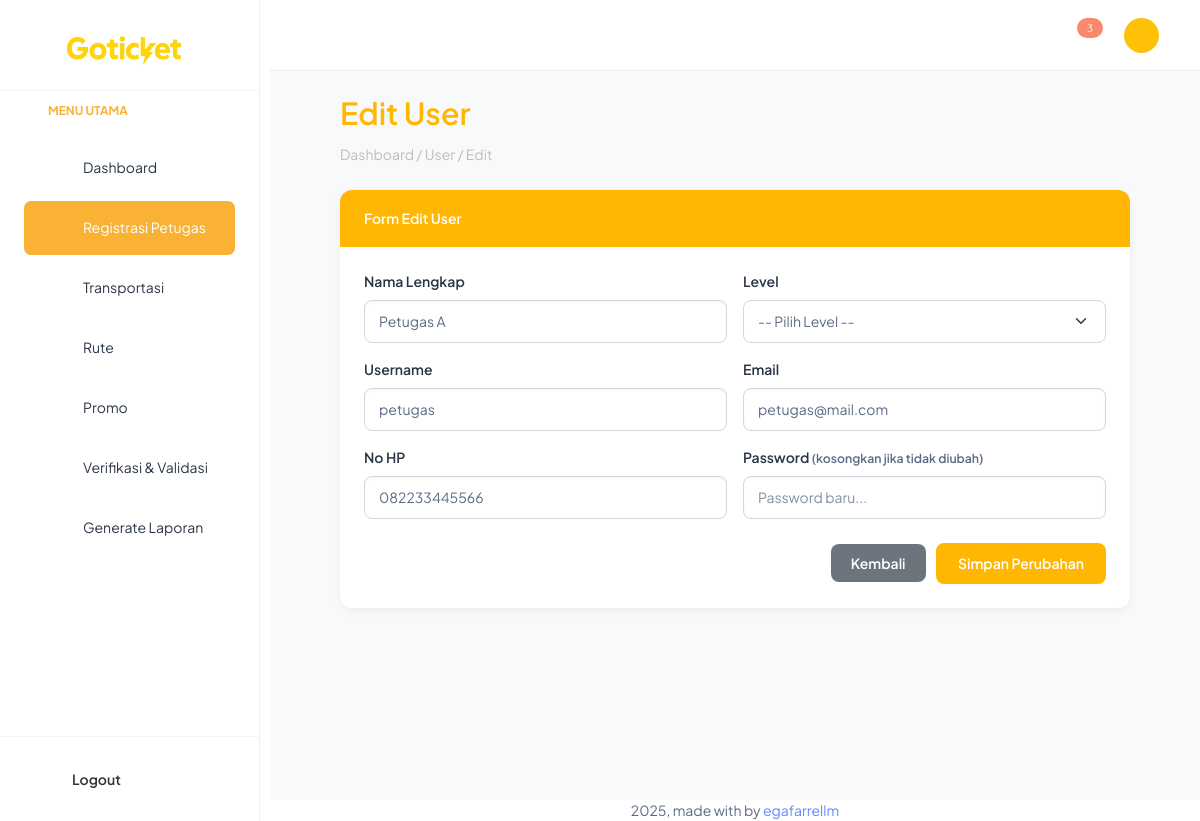
Page /backend/pages/registrasi_petugas/edit.php?id=2 (signed in) on the committed database.
### tables this page shows
CREATE TABLE `user` (
  `id_user` int NOT NULL,
  `nama_lengkap` varchar(100) NOT NULL,
  `username` varchar(50) NOT NULL,
  `password` varchar(255) NOT NULL,
  `email` varchar(100) DEFAULT NULL,
  `no_hp` varchar(20) DEFAULT NULL,
  `role` enum('Administrator','Petugas','Penumpang') NOT NULL,
  `tanggal_registrasi` datetime DEFAULT CURRENT_TIMESTAMP
);

### backend/pages/registrasi_petugas/edit.php (the view, shortened to what this page needs)
<?php
include '../../partials/header.php';
include '../../partials/sidebar.php';
include '../../partials/navbar.php';
global $connect;
$id = $_GET['id'] ?? null;
$q = mysqli_query($connect, "SELECT * FROM user WHERE id_user='$id'");
$data = mysqli_fetch_assoc($q);
?>
<div class="content-wrapper">
    <div class="page-title">Edit User</div>
    <div class="breadcrumb">Dashboard / User / Edit</div>
    <div class="card card-custom">
        <div class="card-header-custom">Form Edit User</div>
        <div class="card-body p-4">
            <form action="../../actions/registrasi_petugas/update.php" method="POST" class="row g-3">
                <div class="col-md-6">
                    <label class="form-label">Nama Lengkap</label>
                    <input type="text" name="nama_lengkap" class="form-control"
                        value="<?= htmlspecialchars($data['nama_lengkap']); ?>" required>
                </div>
                <div class="col-md-6">
                    <label class="form-label">Level</label>
                    <select name="role" class="form-select" required>
                        <option value="">-- Pilih Level --</option>
                    </select>
                </div>
                <div class="col-md-6">
                    <label class="form-label">Username</label>
                    <input type="text" name="username" class="form-control"
                        value="<?= htmlspecialchars($data['username']); ?>" required>
                </div>
                <div class="col-md-6">
                    <label class="form-label">Email</label>
                    <input type="email" name="email" class="form-control"
                        value="<?= htmlspecialchars($data['email']); ?>">
                </div>
                <div class="col-md-6">
                    <label class="form-label">No HP</label>
                    <input type="text" name="no_hp" class="form-control"
                        value="<?= htmlspecialchars($data['no_hp']); ?>" required>
                </div>
                <div class="col-md-6">
                    <label class="form-label">Password <small class="text-muted">(kosongkan jika tidak diubah)</small></label>
                    <input type="password" name="password" class="form-control" placeholder="Password baru...">
                </div>
                <div class="col-12 text-end mt-4">
                    <a href="index.php" class="btn-back me-2">Kembali</a>
                    <button class="btn-primary-custom">Simpan Perubahan</button>
                </div>
            </form>
        </div>
    </div>
</div>
<?php
include '../../partials/footer.php';
include '../../partials/script.php';
?>

### backend/pages/registrasi_petugas/edit.php (style rules this page uses)
.content-wrapper { background-color: #f8f9fa; padding: 90px 70px 50px 70px; min-height: 100vh; }
.page-title { font-size: 1.9rem; font-weight: 600; color: #ffb703; margin-bottom: 8px; }
.breadcrumb { color: #bdbdbd; margin-bottom: 25px; }
.card-custom { border-radius: 12px; box-shadow: 0 3px 8px rgba(0, 0, 0, 0.05); overflow: hidden; }
.card-header-custom { background-color: #ffb703; color: white; padding: 18px 24px; font-weight: 600; }
.form-label { font-weight: 600; }
.form-control, .form-select { border-radius: 8px; padding: 10px 14px; border: 1px solid #d0d7de; }
.btn-primary-custom { background-color: #ffb703; color: white; border: none; padding: 10px 22px; border-radius: 8px; font-weight: 600; }
.btn-back { background-color: #6c757d; color: white; border: none; padding: 10px 20px; border-radius: 8px; font-weight: 600; }

### rows in the picture
user: nama_lengkap "Petugas A", username "petugas", email "petugas@mail.com", no_hp "082233445566"

### other values in the picture
$jumlah_notif "3"
